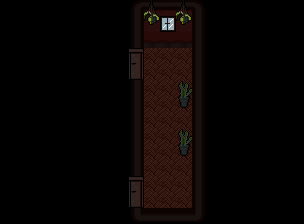

This game map was drawn from its Tiled (.tmx) file and the tilesets committed beside it. A one-line description and the full map source follow:
An orthogonal 19x14 tile map with 16x16 px tiles, 2 tile layers (Tile Layer 1, Tile Layer 2), 3 tilesets and 10 objects (8x wall).

<map version="1.10" tiledversion="1.12.2" orientation="orthogonal" renderorder="left-down" width="19" height="14" tilewidth="16" tileheight="16" infinite="0" nextlayerid="4" nextobjectid="14">
 <tileset firstgid="1" source="test_tileset.tsx" />
 <tileset firstgid="81" source="parede_chao_tileset.tsx" />
 <tileset firstgid="93" source="furniture_tileset_v2.tsx" />
 <layer id="1" name="Tile Layer 1" width="19" height="14">
  <data encoding="csv">
0,0,0,0,0,0,0,0,81,82,82,82,83,0,0,0,0,0,0,
0,0,0,0,0,0,0,0,84,85,85,85,86,0,0,0,0,0,0,
0,0,0,0,0,0,0,0,84,88,88,88,86,0,0,0,0,0,0,
0,0,0,0,0,0,0,0,89,89,89,89,86,0,0,0,0,0,0,
0,0,0,0,0,0,0,0,89,89,89,89,86,0,0,0,0,0,0,
0,0,0,0,0,0,0,0,84,89,89,89,86,0,0,0,0,0,0,
0,0,0,0,0,0,0,0,84,89,89,89,86,0,0,0,0,0,0,
0,0,0,0,0,0,0,0,84,89,89,89,86,0,0,0,0,0,0,
0,0,0,0,0,0,0,0,84,89,89,89,86,0,0,0,0,0,0,
0,0,0,0,0,0,0,0,84,89,89,89,86,0,0,0,0,0,0,
0,0,0,0,0,0,0,0,84,89,89,89,86,0,0,0,0,0,0,
0,0,0,0,0,0,0,0,89,89,89,89,86,0,0,0,0,0,0,
0,0,0,0,0,0,0,0,89,89,89,89,86,0,0,0,0,0,0,
0,0,0,0,0,0,0,0,90,91,91,91,92,0,0,0,0,0,0
</data>
 </layer>
 <layer id="3" name="Tile Layer 2" width="19" height="14">
  <data encoding="csv">
0,0,0,0,0,0,0,0,0,396,0,396,0,0,0,0,0,0,0,
0,0,0,0,0,0,0,0,0,427,509,427,0,0,0,0,0,0,0,
0,0,0,0,0,0,0,0,0,0,0,0,0,0,0,0,0,0,0,
0,0,0,0,0,0,0,0,511,0,0,0,0,0,0,0,0,0,0,
0,0,0,0,0,0,0,0,542,0,0,0,0,0,0,0,0,0,0,
0,0,0,0,0,0,0,0,0,0,0,397,0,0,0,0,0,0,0,
0,0,0,0,0,0,0,0,0,0,0,428,0,0,0,0,0,0,0,
0,0,0,0,0,0,0,0,0,0,0,0,0,0,0,0,0,0,0,
0,0,0,0,0,0,0,0,0,0,0,397,0,0,0,0,0,0,0,
0,0,0,0,0,0,0,0,0,0,0,428,0,0,0,0,0,0,0,
0,0,0,0,0,0,0,0,0,0,0,0,0,0,0,0,0,0,0,
0,0,0,0,0,0,0,0,511,0,0,0,0,0,0,0,0,0,0,
0,0,0,0,0,0,0,0,542,0,0,0,0,0,0,0,0,0,0,
0,0,0,0,0,0,0,0,0,0,0,0,0,0,0,0,0,0,0
</data>
 </layer>
 <objectgroup id="2" name="Object Layer 1">
  <object id="1" x="126.03" y="179.471" width="17.7185" height="21.7195">
   <properties>
    <property name="collider" type="bool" value="true" />
    <property name="stage_change_name" value="Pop" />
    <property name="stage_push" type="bool" value="true" />
   </properties>
  </object>
  <object id="2" x="126.602" y="52.0124" width="17.7185" height="21.7195">
   <properties>
    <property name="collider" type="bool" value="true" />
    <property name="stage_change_name" value="KitchenState" />
    <property name="stage_push" type="bool" value="true" />
   </properties>
  </object>
  <object id="3" name="wall" x="192.376" y="2.27012" width="18.2003" height="236.66">
   <properties>
    <property name="collider" type="bool" value="true" />
    <property name="wall" type="bool" value="true" />
   </properties>
  </object>
  <object id="4" name="wall" x="125.789" y="79.4314" width="17.1469" height="94.3403">
   <properties>
    <property name="collider" type="bool" value="true" />
    <property name="wall" type="bool" value="true" />
   </properties>
  </object>
  <object id="6" name="wall" x="126.887" y="1.4127" width="63.4436" height="14.3215">
   <properties>
    <property name="collider" type="bool" value="true" />
    <property name="wall" type="bool" value="true" />
   </properties>
  </object>
  <object id="8" name="wall" x="125.577" y="209.687" width="16.9097" height="28.1617">
   <properties>
    <property name="collider" type="bool" value="true" />
    <property name="wall" type="bool" value="true" />
   </properties>
  </object>
  <object id="9" name="wall" x="141.867" y="223.69" width="50.0605" height="15.5873">
   <properties>
    <property name="collider" type="bool" value="true" />
    <property name="wall" type="bool" value="true" />
   </properties>
  </object>
  <object id="10" name="wall" x="177.278" y="80.3392" width="14.1936" height="28.0715">
   <properties>
    <property name="collider" type="bool" value="true" />
    <property name="wall" type="bool" value="true" />
   </properties>
  </object>
  <object id="12" name="wall" x="176" y="128" width="15.4436" height="29.3215">
   <properties>
    <property name="collider" type="bool" value="true" />
    <property name="wall" type="bool" value="true" />
   </properties>
  </object>
  <object id="13" name="wall" x="176" y="128" width="15.4436" height="29.3215">
   <properties>
    <property name="collider" type="bool" value="true" />
    <property name="wall" type="bool" value="true" />
   </properties>
  </object>
 </objectgroup>
</map>
